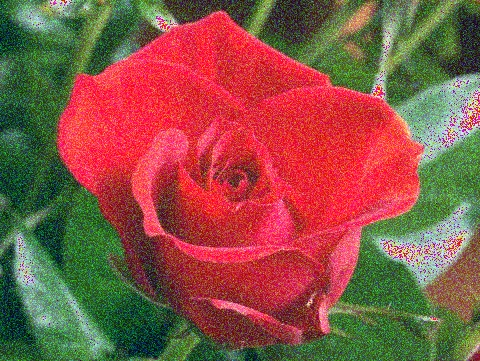
#> input picture rose_gauss.jpg, 480 x 361 px
$ python bai19.py
#> lines starting #> are read from the running program, lines starting #| are printed output that depends on the picture
import numpy as np
import matplotlib.pyplot as plt
from skimage.io import imread, imshow
from skimage.color import rgb2gray, rgb2hsv
from skimage.morphology import area_opening
from skimage.exposure import histogram
from skimage.filters import threshold_otsu

img = imread('rose_gauss.jpg', 0)
#> img is the input picture: shape (361, 480, 3); mean R, G, B 138.8, 84.8, 69.8
imshow(img);
th_values = np.linspace(0, 1, 11)
fig, axis = plt.subplots(2, 5, figsize=(15,8))
img_gray = rgb2gray(img)
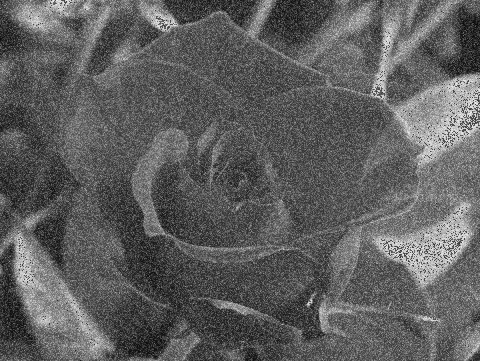
#> img_gray: shape (361, 480) float64; min 0.0258, max 0.94, mean 0.373
for th, ax in zip(th_values, axis.flatten()):

    img_binarized = img_gray < th
    ax.imshow(img_binarized)
    ax.set_title('$Threshold = %.2f$' % th)
#> this loop made 10 passes
#> pass 2, `img_binarized = img_gray < th`:
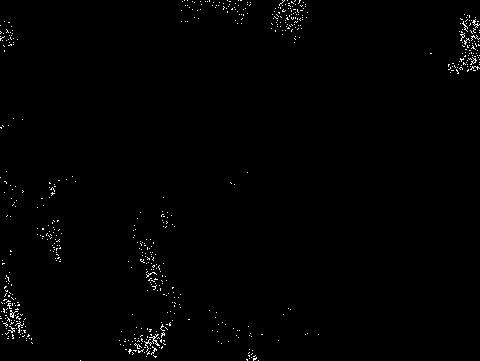
#> img_binarized: shape (361, 480) bool; 0.82% white in thin lines or dots
#> pass 3, `img_binarized = img_gray < th`:
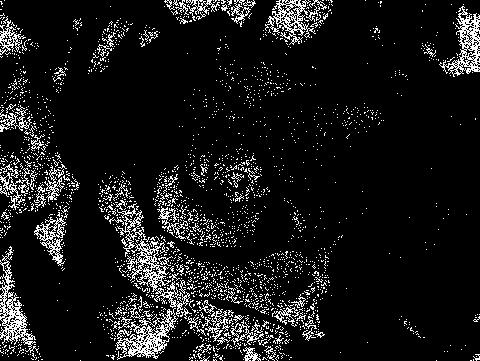
#> img_binarized: shape (361, 480) bool; 9.4% white in thin lines or dots
freq, bins = histogram(img_gray)
#> freq = 256 values, max 1933 at index 89, min 1 at index 0, mean 676.9; bins = 256 values from 0.0275 to 0.938
plt.step(bins, freq*1.0/freq.sum())
plt.xlabel('Intensity value')
plt.ylabel('Fraction of pixels');

plt.show()
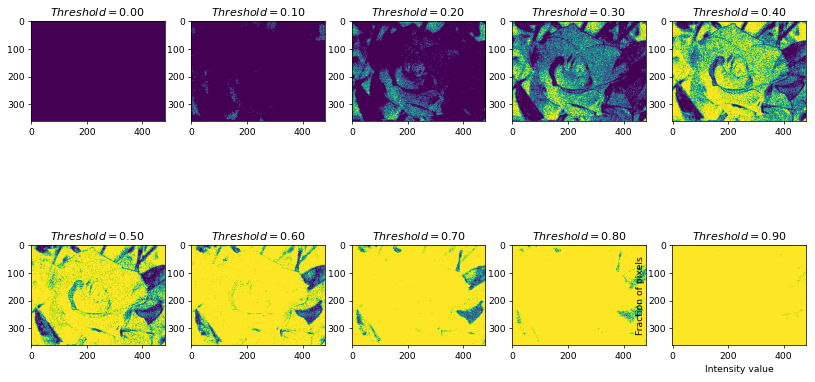
#> figure drawn by matplotlib, 10 panels
